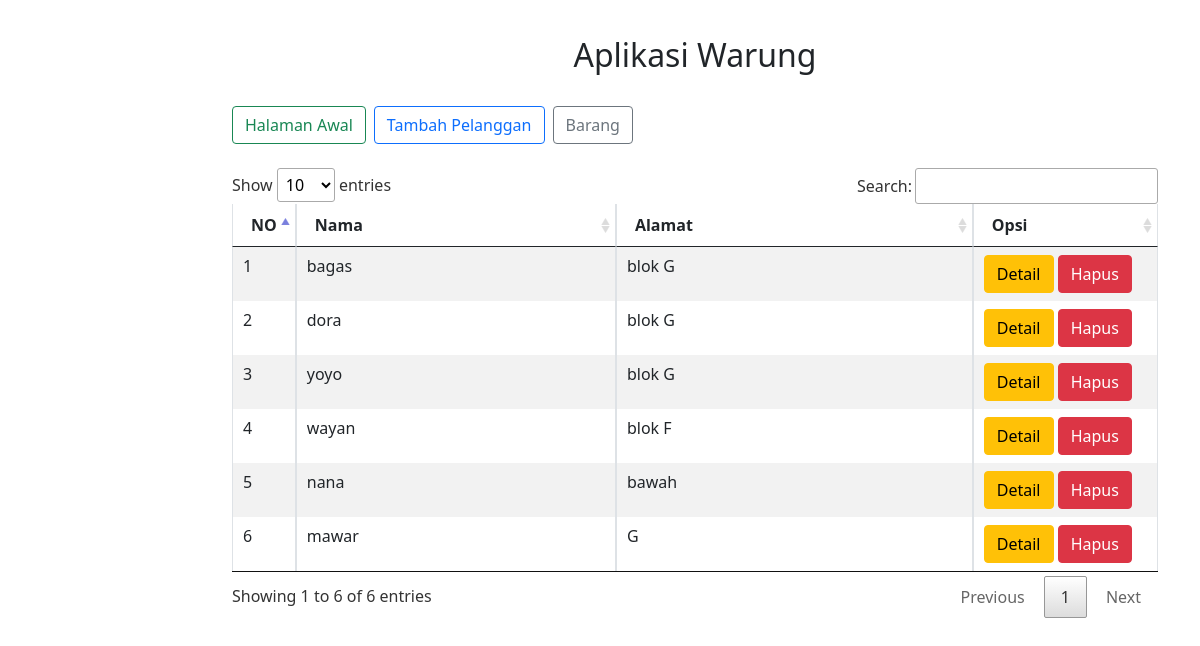
Before: / with the older database file.
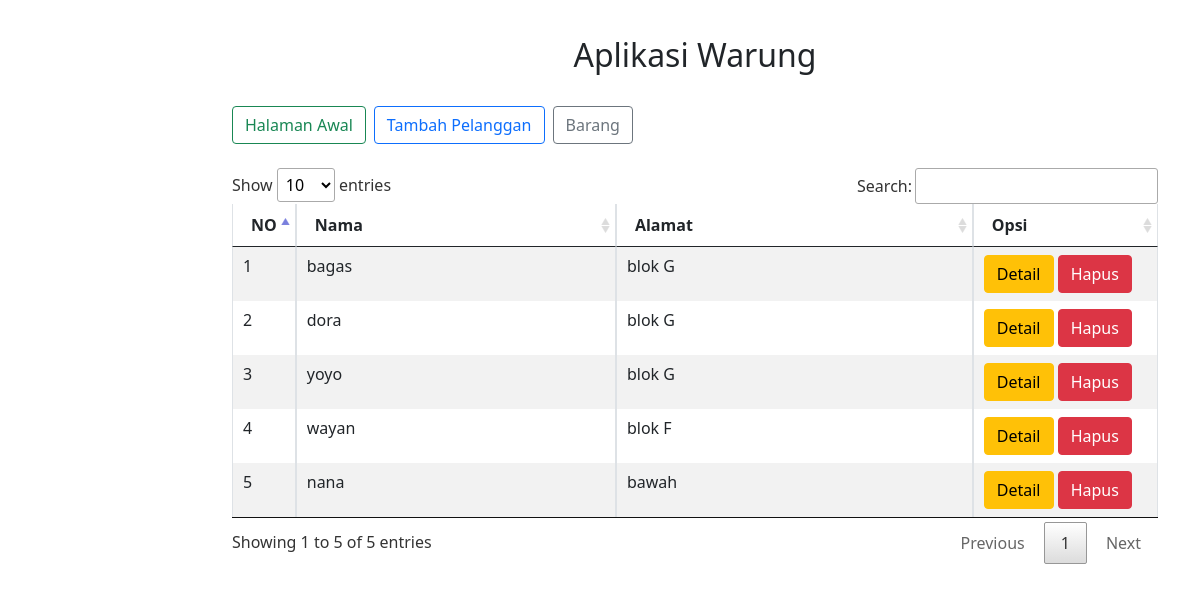
After: the same page with the newer database file.
### tables this page shows
CREATE TABLE `pelanggan` (
  `id_pelanggan` int(11) NOT NULL,
  `nama` varchar(250) NOT NULL,
  `alamat` varchar(100) NOT NULL
);

### index.php (the view, shortened to what this page needs)
<?php
include 'src\koneksi.php';
?>
<html lang="en">
<head>
	<link rel="stylesheet" href="asset/css/bootstrap.min.css" />
	<link rel="stylesheet" href="asset/css/datatables.css">
	<link rel="stylesheet" href="asset/css/jquery.dataTables.min.css">
</head>
<body>
	<div class="container" style="margin-top:3%">
		<div class="row">
			<div class=" col-md-10 offset-md-2">
				<?php
				include "nav.php"
				?>
				<br>
				<table id="example" class="table table-striped table-bordered" style="width:100%">
					<thead>
						<tr>
							<th width="5%">NO</th>
							<th>Nama</th>
							<th>Alamat</th>
							<th width="20%">Opsi</th>
						</tr>
					</thead>
					<tbody>
						<?php
						$no = 1;
						$data = mysqli_query($koneksi, " SELECT * FROM pelanggan order by id_pelanggan ASC");
						while ($row = mysqli_fetch_array($data)) {
						?>
							<tr>
								<td>
									<?= $no++; ?>
								</td>
								<td>
									<?= $row['nama']; ?>
								</td>
								<td>
									<?= $row['alamat']; ?>
								</td>
								<td>
									<a href="detail.php?id_pelanggan=<?= $row['id_pelanggan']; ?>" class="btn btn-warning">Detail</a>
									<a href="src\hapusPelanggan.php?id_pelanggan=<?= $row['id_pelanggan']; ?>" onclick="return deleteconfig()"><span class="btn btn-danger">Hapus</span></a>
								</td>
							</tr>
						<?php
						}
						?>
					</tbody>
				</table>
			</div>
		</div>
	</div>
</body>
</html>

### nav.php
<center>
    <h2>Aplikasi Warung</h2>
</center>
<br>
<nav class="nav gap-2 ">
    <a class="btn btn-outline-success " aria-current="page" href="index.php">Halaman Awal</a>
    <a class="btn btn-outline-primary " aria-current="page" href="tambahPelanggan.php">Tambah Pelanggan</a>
    <a class="btn btn-outline-secondary " aria-current="page" href="barang.php">Barang</a>
</nav>

### asset/css/datatables.css (style rules this page uses)
table.dataTable { width: 100%; margin: 0 auto; clear: both; border-collapse: separate; border-spacing: 0; }
table.dataTable thead th, table.dataTable tfoot th { font-weight: bold; }
table.dataTable thead th, table.dataTable thead td { padding: 10px 18px; border-bottom: 1px solid #111; }
table.dataTable thead .sorting, table.dataTable thead .sorting_asc, table.dataTable thead .sorting_desc, table.dataTable thead .sorting_asc_disabled, table.dataTable thead .sorting_desc_disabled { cursor: pointer; *cursor: hand; background-repeat: no-repeat; background-position: center right; }
table.dataTable thead .sorting { background-image: url("DataTables-1.11.0/images/sort_both.png"); }
table.dataTable thead .sorting_asc { background-image: url("DataTables-1.11.0/images/sort_asc.png") !important; }
table.dataTable tbody tr { background-color: #ffffff; }
table.dataTable tbody th, table.dataTable tbody td { padding: 8px 10px; }
table.dataTable.no-footer { border-bottom: 1px solid #111; }
table.dataTable th, table.dataTable td { box-sizing: content-box; }

Changed rows visible on the page:
removed pelanggan: nama "mawar", alamat "G"
Other visible differences:
text written by a page script: "Show entries Search: Showing 1 to 6 of 6 entries Previous 1 Next" → "Show entries Search: Showing 1 to 5 of 5 entries Previous 1 Next"
